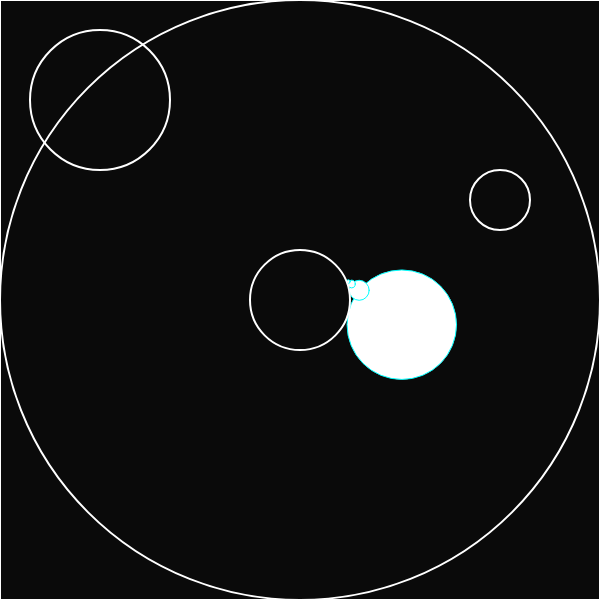
Frame 1 (no input)
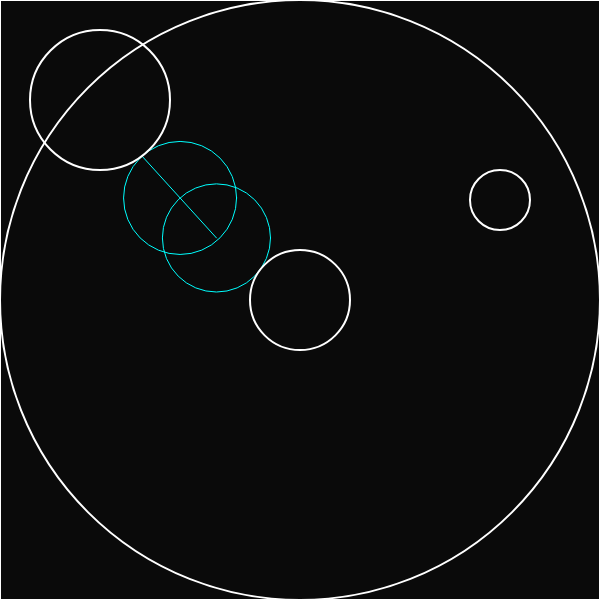
Frame 60 (no input)
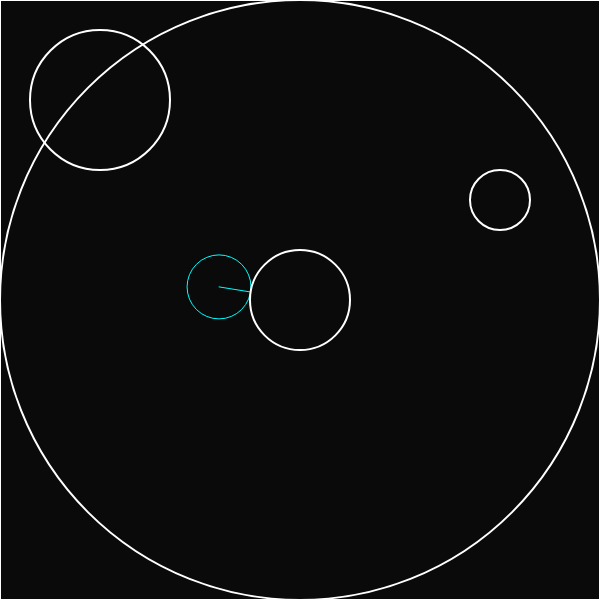
Frame 120 (the mouse pressed at the canvas centre since frame 60)

The p5.js sketch that drew these frames (run headless with seeded random() and noise() and a simulated clock; from frame 60 on, the mouse is pressed at the canvas centre):

// p5.js sketch
// ── sketch.js
let walls = []
let ray

let xoff = 0
let yoff = 30

function setup() {
  createCanvas(600, 600)
  ellipseMode(RADIUS)

  walls.push(new Circle(300, 300, 50))
  walls.push(new Circle(100, 100, 70))
  walls.push(new Circle(500, 200, 30))
  walls.push(new Circle(300, 300, 300))

  walls.push(new Line(0, 0, width, 0))
  walls.push(new Line(width, 0, width, height))
  walls.push(new Line(0, 0, 0, height))
  walls.push(new Line(0, height, width, height))

  ray = new Ray(createVector(500, 100), createVector(mouseX, mouseY))
}

function draw() {
  background(10)

  ray = new Ray(createVector(noise(xoff) * width, noise(yoff) * height),
    createVector(mouseX, mouseY))
  ray.march(walls, 100)

  for (let wall of walls) wall.display()

  xoff += 0.01
  yoff += 0.01
}

// ── ray.js
class Ray {

  constructor(pos, end) {
    this.pos = pos
    this.end = end
  }

  display() {
    stroke('cyan')
    strokeWeight(1)
    line(this.pos.x, this.pos.y, this.end.x, this.end.y)
    ellipse(this.pos.x, this.pos.y, this.dir.mag(), this.dir.mag())
  }

  march(walls, iter) {
    //if (iter <= 0) return

    this.dir = p5.Vector.sub(this.end, this.pos).normalize()

    let minDist = Infinity
    for (let wall of walls) {
      let dist = wall.dist(this.pos)
      if (dist < minDist) minDist = dist
    }

    if (minDist <= 1) return

    this.dir.setMag(minDist)
    this.end = p5.Vector.add(this.pos, this.dir)

    this.display()

    this.pos = this.end.copy()
    this.end.add(this.dir)

    this.march(walls, --iter)
  }

}

// ── wall.js
class Line {

  constructor(x1, y1, x2, y2) {
    this.a = createVector(x1, y1)
    this.b = createVector(x2, y2)
    this.l = sqrt((y2 - y1) ** 2 + (x2 - x1) ** 2)
  }

  display() {
    stroke(255)
    strokeWeight(2)
    line(this.a.x, this.a.y, this.b.x, this.b.y)
  }

  dist(p) {
    const num = (this.b.y - this.a.y) * p.x - (this.b.x - this.a.x) * p.y
      + this.b.x * this.a.y - this.b.y * this.a.x
    const ortDist = abs(num) / this.l
    const verDist = min(p.dist(this.a), p.dist(this.b))
    return abs(num) / this.l
  }

}

class Circle {

  constructor(x, y, r) {
    this.c = createVector(x, y)
    this.r = r
  }

  display() {
    stroke(255)
    noFill()
    strokeWeight(2)
    ellipse(this.c.x, this.c.y, this.r, this.r)
  }

  dist(p) {
    return abs(p.dist(this.c) - this.r)
  }

}
